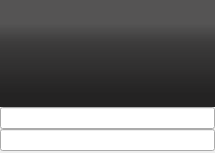
<?xml version="1.0" encoding="UTF-8"?>
<ui version="4.0">
 <class>thumbWidget</class>
 <widget class="QWidget" name="thumbWidget">
  <property name="geometry">
   <rect>
    <x>0</x>
    <y>0</y>
    <width>215</width>
    <height>153</height>
   </rect>
  </property>
  <property name="windowTitle">
   <string>Form</string>
  </property>
  <layout class="QVBoxLayout" name="verticalLayout">
   <property name="spacing">
    <number>0</number>
   </property>
   <property name="leftMargin">
    <number>0</number>
   </property>
   <property name="topMargin">
    <number>0</number>
   </property>
   <property name="rightMargin">
    <number>0</number>
   </property>
   <property name="bottomMargin">
    <number>2</number>
   </property>
   <item>
    <widget class="QWidget" name="widget" native="true">
     <property name="styleSheet">
      <string notr="true"> QWidget#widget
       {color: silver;
background-color: qlineargradient(spread:pad, x1:0.518, y1:1, x2:0.518, y2:0.15, stop:0.139 rgba(32, 31, 31, 250), stop:0.438 rgba(32, 31, 31, 235), stop:0.706 rgba(32, 31, 31, 220), stop:0.915842 rgba(32, 31, 31, 190));
         background-image:url(:/resources/texture.png), linear-gradient(hsla(0,0%,32%,.99), hsla(0,0%,27%,.95));
        selection-background-color:#3d8ec9;
        selection-color: black; background-clip: border;
        border-image: none; outline: 0;}</string>
     </property>
     <layout class="QVBoxLayout" name="verticalLayout_2">
      <property name="spacing">
       <number>0</number>
      </property>
      <property name="leftMargin">
       <number>0</number>
      </property>
      <property name="topMargin">
       <number>0</number>
      </property>
      <property name="rightMargin">
       <number>0</number>
      </property>
      <property name="bottomMargin">
       <number>1</number>
      </property>
      <item>
       <widget class="RemotePixmapLabel2" name="thumbnail">
        <property name="minimumSize">
         <size>
          <width>178</width>
          <height>100</height>
         </size>
        </property>
        <property name="text">
         <string/>
        </property>
        <property name="alignment">
         <set>Qt::AlignCenter</set>
        </property>
       </widget>
      </item>
     </layout>
    </widget>
   </item>
   <item>
    <widget class="QLineEdit" name="fullUrl"/>
   </item>
   <item>
    <widget class="QLineEdit" name="thumbUrl"/>
   </item>
  </layout>
 </widget>
 <customwidgets>
  <customwidget>
   <class>RemotePixmapLabel2</class>
   <extends>QLabel</extends>
   <header>remotepixmaplabel2.h</header>
  </customwidget>
 </customwidgets>
 <resources/>
 <connections/>
</ui>
